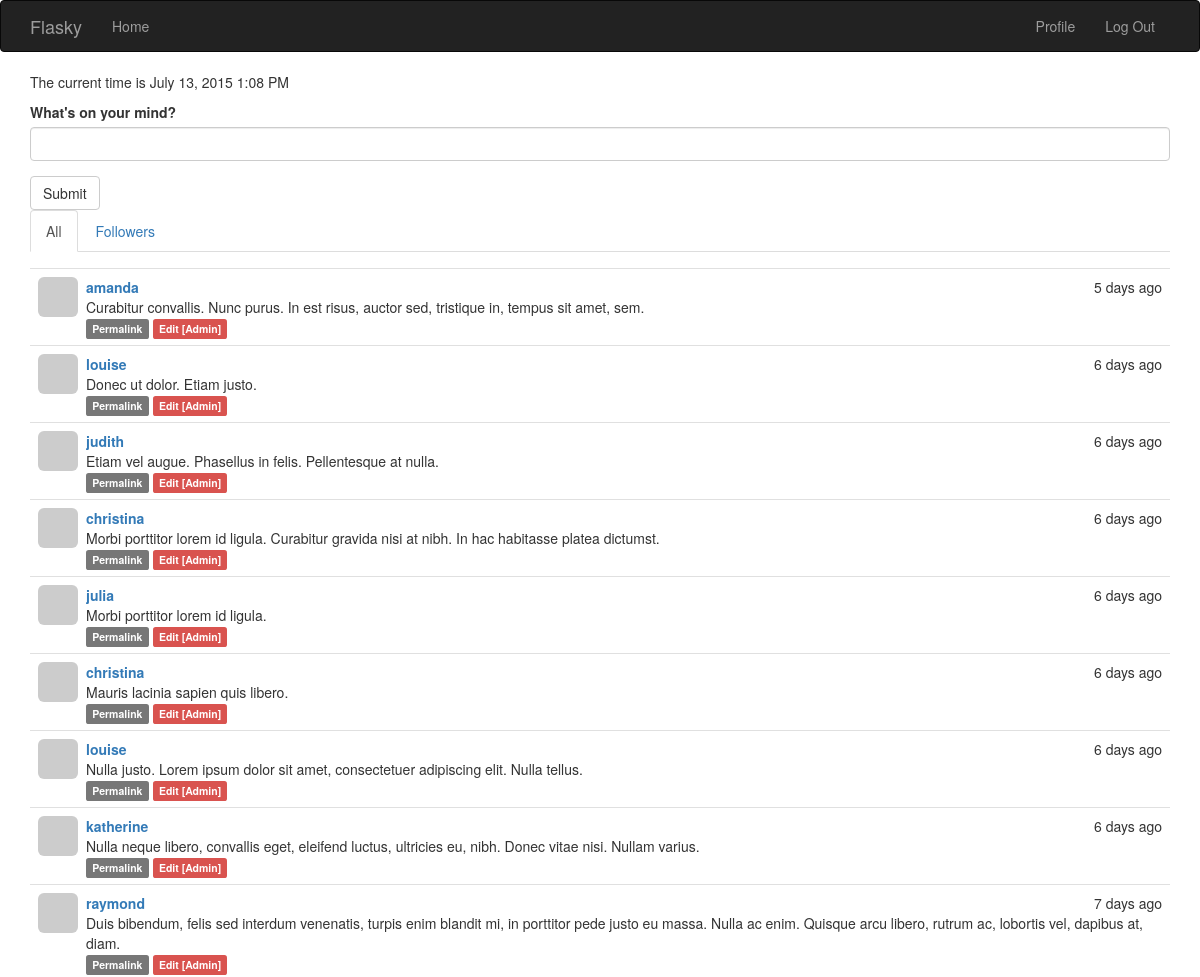
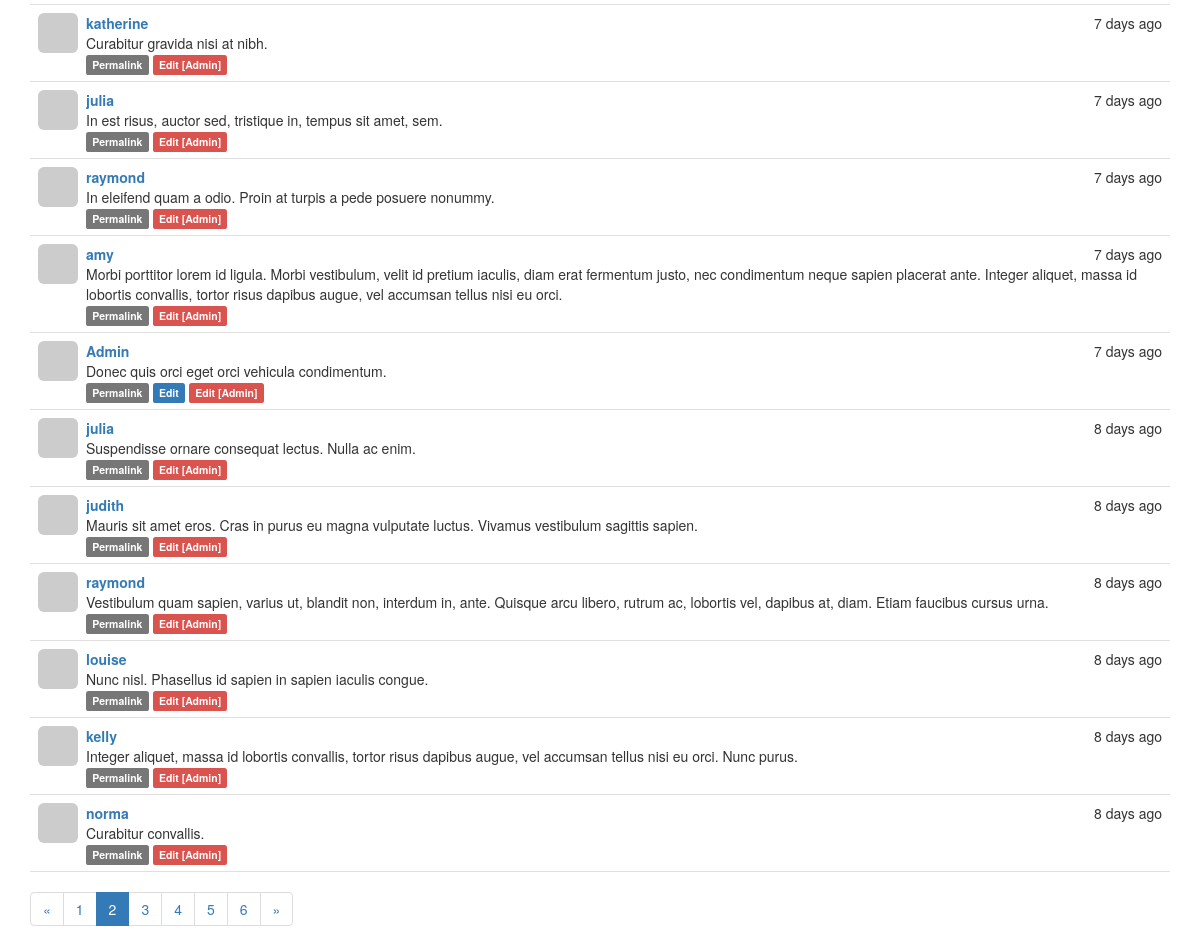
/?page=2 (signed in), run on the app's committed database (2 pictures, top to bottom).
### app/models.py (models this page shows, shortened)
class Post(db.Model):
    __tablename__ = 'posts'
    id = db.Column(db.Integer, primary_key=True)
    body = db.Column(db.Text)
    timestamp = db.Column(db.DateTime, index=True, default=datetime.utcnow)
    author_id = db.Column(db.Integer, db.ForeignKey('users.id'))
    body_html = db.Column(db.Text)

class User(UserMixin, db.Model):
    __tablename__ = 'users'
    id = db.Column(db.Integer, primary_key=True)
    email = db.Column(db.String(64), unique=True, index=True)
    username = db.Column(db.String(64), unique=True, index=True)
    name = db.Column(db.String(64))
    role_id = db.Column(db.Integer, db.ForeignKey('roles.id'))
    password_hash = db.Column(db.String(128))
    confirmed = db.Column(db.Boolean, default=False)
    location = db.Column(db.String(64))
    about_me = db.Column(db.Text())
    member_since = db.Column(db.DateTime(), default=datetime.utcnow)
    last_seen = db.Column(db.DateTime(), default=datetime.utcnow)
    avatar_hash = db.Column(db.String(32))
    posts = db.relationship('Post', backref='author', lazy='dynamic')
    followed = db.relationship('Follow',
                               foreign_keys=[Follow.follower_id],
                               backref=db.backref('follower', lazy='joined'),
                               lazy='dynamic',
                               cascade='all, delete-orphan')
    followers = db.relationship('Follow',
                                foreign_keys=[Follow.followed_id],
                                backref=db.backref('followed', lazy='joined'),
                                lazy='dynamic',
                                cascade='all, delete-orphan')
    @property  # write-only property
    def password(self):
        raise AttributeError('password is not a readable attribute.')
    def can(self, permissions):
        return self.role is not None and \
            (self.role.permissions & permissions) == permissions
    def is_admin(self):
        return self.can(Permission.ADMINISTER)
    def ping(self):
        self.last_seen = datetime.utcnow()
        db.session.add(self)
    def gravatar(self, size=100, default='identicon', rating='pg'):
        if request.is_secure:
            url = 'https://secure.gravatar.com/avatar'
        else:
            url = 'http://www.gravatar.com/avatar'
        hash = self.avatar_hash or hashlib.md5(
            self.email.encode('utf-8')).hexdigest()
        return '{url}/{hash}?s={size}&d={default}&r={rating}'.format(url=url, hash=hash, size=size, default=default, rating=rating)

### app/main/views.py (the view)
@main.route('/', methods=['GET', 'POST'])
def index():
    form = PostForm()
    if current_user.can(Permission.WRITE_ARTICLES) and form.validate_on_submit():
        post = Post(
            body=form.body.data, author=current_user._get_current_object())
        db.session.add(post)
        db.session.commit()
        return redirect(url_for('main.index'))
    show_followed = False
    if current_user.is_authenticated():
        show_followed = bool(request.cookies.get('show_followed', ''))
    if show_followed:
        query = current_user.followed_posts
    else:
        query = Post.query
    page = request.args.get('page', 1, type=int)
    pagination = query.order_by(Post.timestamp.desc()).paginate(page, per_page=current_app.config['FLASKY_POSTS_PER_PAGE'], error_out=False)
    posts = pagination.items
    return render_template('index.html', form=form, posts=posts, show_followed=show_followed, current_time=datetime.utcnow(), pagination=pagination)

### app/main/forms.py
class PostForm(Form):
	body = PageDownField("What's on your mind?", validators=[Required()])
	submit = SubmitField('Submit')

### app/auth/views.py (called while the page is built)
@auth.before_app_request
def before_request():
	if current_user.is_authenticated():
		current_user.ping()
		if not current_user.confirmed and request.endpoint[:5] != 'auth.':
			return redirect(url_for('auth.unconfirmed'))

### app/main/__init__.py (called while the page is built)
@main.app_context_processor
def inject_permissions():
	return dict(Permission=Permission)

### app/models.py (called while the page is built)
@login_manager.user_loader
def load_user(user_id):
    return User.query.get(int(user_id))

### app/templates/index.html (shortened to what this page needs)
{% extends "base.html" %}
{% import "bootstrap/wtf.html" as wtf %}
{% import "_macros.html" as macros %}
{% block page_content %}
	<p>The current time is {{ moment(current_time).format('LLL') }}</p>
	{% if current_user.can(Permission.WRITE_ARTICLES) %}
		{{ wtf.quick_form(form)}}
	    {% if current_user.is_authenticated() %}
			<ul class="nav nav-tabs">
		                <li  class="active">
		                    <a href="{{ url_for('main.show_all', username=current_username) }}">All</a>
		                </li>
		                <li >
		                    <a href="{{ url_for('main.show_followed', username=current_username) }}">Followers</a>
		                </li>
		     </ul>
        {% endif %}
		{% include '_posts.html' %}
		<div class="pagniation">
			{{ macros.pagination_widget(pagination, 'main.index')}}
		</div>
	{% endif %}
{% endblock %}

### app/templates/_posts.html
<ul class="posts">
		{% for post in posts %}
			<li class="post">
				<div class="profile-thumbnail">
					<a href="{{ url_for('main.user', username=post.author.username) }}">
						<img src="{{ post.author.gravatar(size=40) }}" class="img-rounded profile-thumbnail" alt="">
					</a>
				</div>
				<div class="post-content">
					<div class="post-date">
						{{ moment(post.timestamp).fromNow() }}
					</div>
					<div class="post-author">
						<a href="{{ url_for('main.user', username=post.author.username) }}">{{ post.author.username }}</a>
					</div>
					<div class="post-body">
						{% if post.body_html %}
							{{ post.body_html | safe }}
						{% else %}
							{{ post.body }}
						{% endif %}
					</div>
					<div class="post-footer">
						<a href="{{ url_for('.post', id=post.id) }}">
							<span class="label label-default">Permalink</span>
						</a>
						{% if current_user == post.author %}
							<a href="{{ url_for('.edit', id=post.id) }}">
								<span class='label label-primary'>Edit</span>
							</a>
						{% endif %}
						{% if current_user.is_admin() %}
							<a href="{{ url_for('.edit', id=post.id) }}">
								<span class='label label-danger'>Edit [Admin]</span>
							</a>
						{% endif %}
					</div>
				</div>
			</li>
		{% endfor %}
	</ul>

### app/static/styles.css (style rules this page uses)
.profile-thumbnail { position: absolute; width: 40px; height: 40px; }
ul.posts { list-style-type: none; padding: 0px; margin: 16px 0px 0px 0px; border-top: 1px solid #e0e0e0; }
ul.posts li.post { padding: 8px; border-bottom: 1px solid #e0e0e0; }
div.post-date { float: right; }
div.post-author { font-weight: bold; }
div.post-content { margin-left: 48px; min-height: 48px; }

### data on the page
Post: timestamp "5 days ago", author.username "amanda", body "Curabitur convallis. Nunc purus. In est risus, auctor sed, tristique in, tempus sit amet, sem."
Post: timestamp "6 days ago", author.username "louise", body "Donec ut dolor. Etiam justo."
Post: timestamp "6 days ago", author.username "judith", body "Etiam vel augue. Phasellus in felis. Pellentesque at nulla."
Post: timestamp "6 days ago", author.username "christina", body "Morbi porttitor lorem id ligula. Curabitur gravida nisi at nibh. In hac habitasse platea dictumst."
Post: timestamp "6 days ago", author.username "julia", body "Morbi porttitor lorem id ligula."
Post: timestamp "6 days ago", author.username "christina", body "Mauris lacinia sapien quis libero."
Post: timestamp "6 days ago", author.username "louise", body "Nulla justo. Lorem ipsum dolor sit amet, consectetuer adipiscing elit. Nulla tellus."
Post: timestamp "6 days ago", author.username "katherine", body "Nulla neque libero, convallis eget, eleifend luctus, ultricies eu, nibh. Donec vitae nisi. Nullam varius."
Post: timestamp "7 days ago", author.username "raymond", body "Duis bibendum, felis sed interdum venenatis, turpis enim blandit mi, in porttitor pede justo eu massa. Nulla ac enim. Quisque arcu libero, rutrum ac, lobortis vel, dapibus at, diam."
Post: timestamp "7 days ago", author.username "katherine", body "Curabitur gravida nisi at nibh."
Post: timestamp "7 days ago", author.username "julia", body "In est risus, auctor sed, tristique in, tempus sit amet, sem."
Post: timestamp "7 days ago", author.username "raymond", body "In eleifend quam a odio. Proin at turpis a pede posuere nonummy."
Post: timestamp "7 days ago", author.username "amy", body "Morbi porttitor lorem id ligula. Morbi vestibulum, velit id pretium iaculis, diam erat fermentum justo, nec condimentum neque sapien placerat ante. Integer aliquet, massa id lobortis convallis, tortor risus dapibus augue, vel accumsan tellus nisi eu orci."
Post: timestamp "7 days ago", author.username "Admin", body "Donec quis orci eget orci vehicula condimentum."
Post: timestamp "8 days ago", author.username "julia", body "Suspendisse ornare consequat lectus. Nulla ac enim."
Post: timestamp "8 days ago", author.username "judith", body "Mauris sit amet eros. Cras in purus eu magna vulputate luctus. Vivamus vestibulum sagittis sapien."
Post: timestamp "8 days ago", author.username "raymond", body "Vestibulum quam sapien, varius ut, blandit non, interdum in, ante. Quisque arcu libero, rutrum ac, lobortis vel, dapibus at, diam. Etiam faucibus cursus urna."
Post: timestamp "8 days ago", author.username "louise", body "Nunc nisl. Phasellus id sapien in sapien iaculis congue."
Post: timestamp "8 days ago", author.username "kelly", body "Integer aliquet, massa id lobortis convallis, tortor risus dapibus augue, vel accumsan tellus nisi eu orci. Nunc purus."
Post: timestamp "8 days ago", author.username "norma", body "Curabitur convallis."

### other printed values
{{ p }} "1" "3" "4" "5" "6"
{{ p }} "2"
